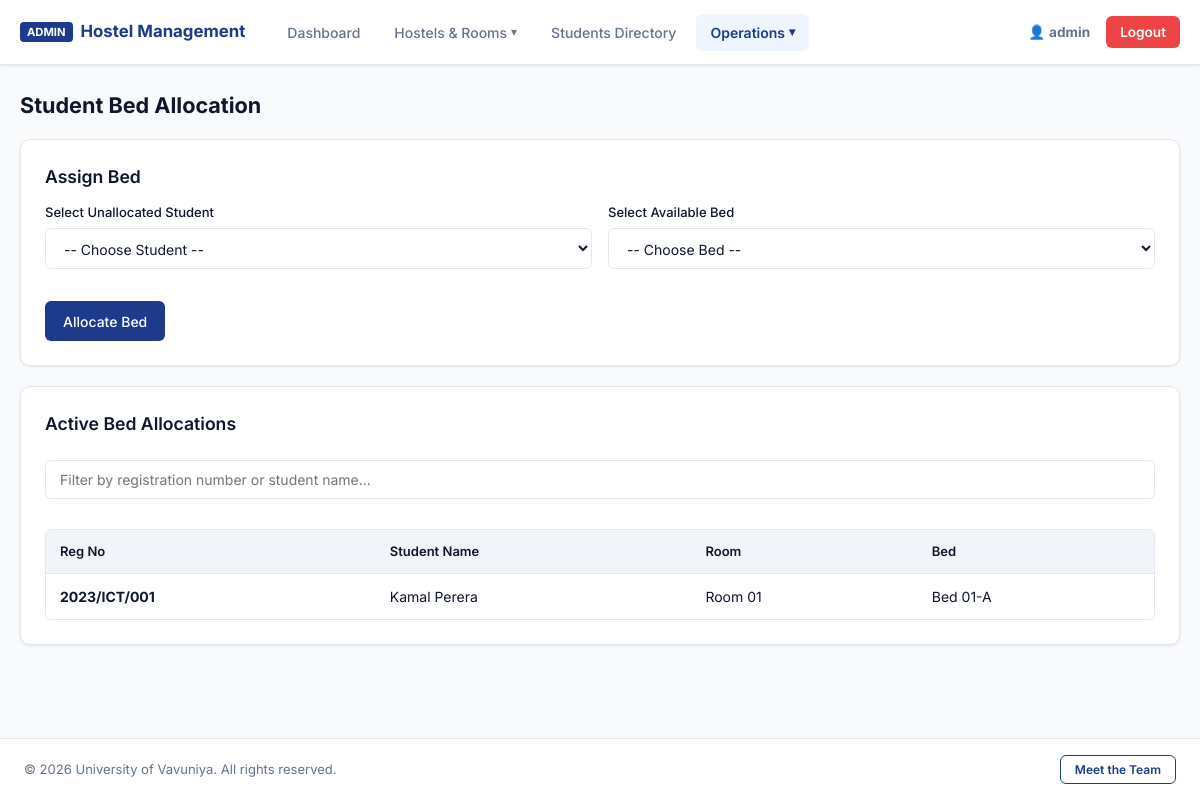
The page /admin/allocate.php (signed in) on the database its author committed.
### tables this page shows
CREATE TABLE `allocations` (
    `id` INT AUTO_INCREMENT PRIMARY KEY,
    `student_id` INT NOT NULL UNIQUE,
    `bed_id` INT NOT NULL UNIQUE,
    `allocated_at` DATE NOT NULL,
    FOREIGN KEY (`student_id`) REFERENCES `students`(`id`) ON DELETE CASCADE,
    FOREIGN KEY (`bed_id`) REFERENCES `beds`(`id`) ON DELETE CASCADE
);

CREATE TABLE `students` (
    `id` INT AUTO_INCREMENT PRIMARY KEY,
    `reg_no` VARCHAR(50) NOT NULL UNIQUE,
    `first_name` VARCHAR(50) NOT NULL,
    `last_name` VARCHAR(50) NOT NULL,
    `gender` ENUM('Male', 'Female') NOT NULL,
    `batch_year` INT NOT NULL,
    `phone` VARCHAR(20) NOT NULL,
    `email` VARCHAR(100) NOT NULL,
    `status` ENUM('Active', 'Vacated') DEFAULT 'Active'
);

CREATE TABLE `rooms` (
    `id` INT AUTO_INCREMENT PRIMARY KEY,
    `block_id` INT NOT NULL,
    `room_no` VARCHAR(20) NOT NULL,
    `floor_no` INT NOT NULL,
    `capacity` INT NOT NULL DEFAULT 2,
    FOREIGN KEY (`block_id`) REFERENCES `blocks`(`id`) ON DELETE CASCADE
);

CREATE TABLE `beds` (
    `id` INT AUTO_INCREMENT PRIMARY KEY,
    `room_id` INT NOT NULL,
    `bed_label` VARCHAR(20) NOT NULL,
    `is_occupied` TINYINT(1) DEFAULT 0,
    FOREIGN KEY (`room_id`) REFERENCES `rooms`(`id`) ON DELETE CASCADE
);

### admin/allocate.php (the view, shortened to what this page needs)
<?php
require_once '../config/db.php';
$allocations = $pdo->query("
    SELECT a.id, s.reg_no, s.first_name, s.last_name, b.bed_label, r.room_no
    FROM allocations a
    JOIN students s ON a.student_id = s.id
    JOIN beds b ON a.bed_id = b.id
    JOIN rooms r ON b.room_id = r.id
    ORDER BY a.id DESC
")->fetchAll();
?>
<!DOCTYPE html>
<html lang="en">
<head>
    <link rel="stylesheet" href="../assets/css/style.css">
</head>
<body>
    <?php include '../includes/sidebar.php'; ?>
    <main class="admin-wrapper">
        <h2 style="font-size: 1.35rem; font-weight: 700; margin-bottom: 18px;">Student Bed Allocation</h2>
        <div class="card">
            <h3>Assign Bed</h3>
            <form method="POST" class="form-grid-2">
                <div class="form-group">
                    <label>Select Unallocated Student</label>
                    <select name="student_id" class="form-control" required>
                        <option value="">-- Choose Student --</option>
                    </select>
                </div>
                <div class="form-group">
                    <label>Select Available Bed</label>
                    <select name="bed_id" class="form-control" required>
                        <option value="">-- Choose Bed --</option>
                    </select>
                </div>
                <div class="col-span-full">
                    <button type="submit" class="btn">Allocate Bed</button>
                </div>
            </form>
        </div>
        <div class="card">
            <h3>Active Bed Allocations</h3>
            <input type="text" id="allocSearch" class="form-control" style="margin: 10px 0 16px 0;" placeholder="Filter by registration number or student name..." onkeyup="filterTable('allocSearch', 'allocTable')">
            <div class="table-responsive">
                <table id="allocTable">
                    <thead>
                        <tr><th>Reg No</th><th>Student Name</th><th>Room</th><th>Bed</th></tr>
                    </thead>
                    <tbody>
                        <?php if (count($allocations) > 0): ?>
                            <?php foreach ($allocations as $row): ?>
                            <tr>
                                <td><strong><?= htmlspecialchars($row['reg_no']) ?></strong></td>
                                <td><?= htmlspecialchars($row['first_name'] . ' ' . $row['last_name']) ?></td>
                                <td>Room <?= htmlspecialchars($row['room_no']) ?></td>
                                <td><?= htmlspecialchars($row['bed_label']) ?></td>
                            </tr>
                            <?php endforeach; ?>
                        <?php else: ?>
                            <tr><td colspan="4">No allocations currently recorded.</td></tr>
                        <?php endif; ?>
                    </tbody>
                </table>
            </div>
        </div>
    </main>
    <?php include '../includes/footer.php'; ?>
</body>
</html>

### assets/css/style.css (style rules this page uses)
:root { --primary: #1e3a8a; --primary-hover: #172554; --primary-light: #eff6ff; --bg-page: #f8fafc; --surface: #ffffff; --text-main: #0f172a; --text-muted: #64748b; --border: #e2e8f0; --border-hover: #cbd5e1; --danger: #ef4444; --danger-hover: #dc2626; --success: #10b981; --warning: #f59e0b; --radius-sm: 6px; --radius-md: 10px; --radius-lg: 14px; --shadow-sm: 0 1px 3px rgba(0,0,0,0.06), 0 1px 2px rgba(0,0,0,0.04); --shadow-md: 0 4px 6px -1px rgba(0,0,0,0.07), 0 2px 4px -2px rgba(0,0,0,0.05); }
* { margin: 0; padding: 0; box-sizing: border-box; font-family: 'Inter', system-ui, -apple-system, sans-serif; }
body { background-color: var(--bg-page); color: var(--text-main); display: flex; flex-direction: column; min-height: 100vh; line-height: 1.5; overflow-x: hidden; }
.admin-wrapper { max-width: 1200px; margin: 24px auto; padding: 0 20px; width: 100%; flex: 1; }
.card { background: var(--surface); border: 1px solid var(--border); border-radius: var(--radius-md); padding: 24px; margin-bottom: 20px; box-shadow: var(--shadow-sm); min-width: 0; max-width: 100%; box-sizing: border-box; }
.card h3 { font-size: 1.1rem; font-weight: 600; color: var(--text-main); margin-bottom: 12px; }
.form-group { margin-bottom: 16px; width: 100%; }
.form-group label { display: block; margin-bottom: 6px; font-weight: 500; font-size: 0.815rem; color: var(--text-main); }
.form-control, select.form-control, input.form-control { width: 100% !important; max-width: 100% !important; min-width: 0 !important; padding: 10px 14px; border: 1px solid var(--border); border-radius: var(--radius-sm); font-size: 0.875rem; background: #ffffff; color: var(--text-main); outline: none; transition: border-color 0.15s, box-shadow 0.15s; box-sizing: border-box !important; }
.form-grid-2, .form-grid-3, .form-grid-4 { width: 100%; }
.form-grid-2 > *, .form-grid-3 > *, .form-grid-4 > * { min-width: 0; max-width: 100%; box-sizing: border-box; }
.form-grid-2 { display: grid; grid-template-columns: repeat(2, 1fr); gap: 16px; }
.col-span-full { grid-column: 1 / -1; }
.btn { background: var(--primary); color: #ffffff; padding: 10px 18px; border: none; border-radius: var(--radius-sm); cursor: pointer; font-size: 0.875rem; font-weight: 500; text-decoration: none; display: inline-flex; align-items: center; justify-content: center; transition: background 0.15s ease; min-height: 40px; }
.table-responsive { width: 100% !important; max-width: 100% !important; overflow-x: auto !important; -webkit-overflow-scrolling: touch; border: 1px solid var(--border); border-radius: var(--radius-sm); margin-top: 14px; display: block; }
table { width: 100%; border-collapse: separate; border-spacing: 0; background: var(--surface); min-width: 500px; }
table th { background-color: #f1f5f9; color: var(--text-main); font-weight: 600; font-size: 0.815rem; padding: 12px 14px; text-align: left; border-bottom: 1px solid var(--border); white-space: nowrap; }
table td { padding: 12px 14px; border-bottom: 1px solid var(--border); font-size: 0.875rem; color: var(--text-main); }
table tbody tr:last-child td { border-bottom: none; }
input, select, textarea { transition: border-color 0.25s ease, box-shadow 0.25s ease; }

### rows shown on the page
allocations: student.reg_no "2023/ICT/001", student.last_name "Kamal Perera", rooms.room_no "01", bed.bed_label "Bed 01-A"

### other values the page prints
$_SESSION['admin_user'] "admin"
